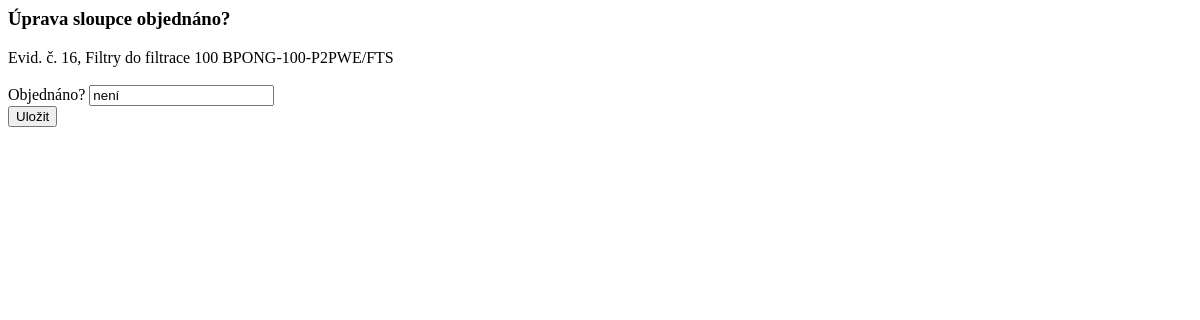
The page /sklad/16/update_objednano/ (signed in) on the database as committed earlier.
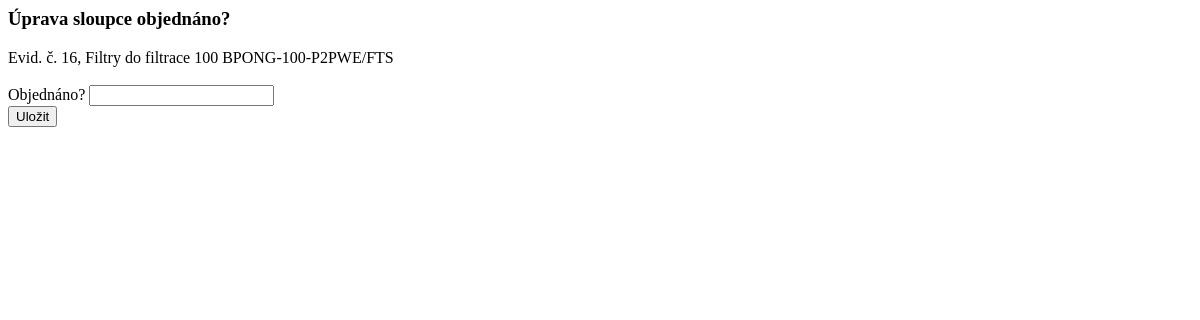
The same page on the database as committed later.
### hpm_sklad/models.py (models this page shows, shortened)
class Sklad(models.Model):
    class Meta:
        ordering = ["-evidencni_cislo"]
        verbose_name_plural = "Skladové položky"
    JEDNOTKY_CHOICES = [
        ('ks', 'kus'),
        ('kg', 'kilogram'),
        ('par', 'pár'),
        ('l', 'litr'),
        ('m', 'metr'),
        ('baleni', 'balení'),
    ]
    evidencni_cislo = models.AutoField(primary_key=True, verbose_name="Evidenční číslo")
    interne_cislo = models.IntegerField(null=True, verbose_name="Číslo karty")
    objednano = models.CharField(max_length=100, null=True, blank=True, verbose_name="Objednáno?")
    nazev_dilu = models.CharField(max_length=100, verbose_name="Název dílu")
    min_mnozstvi_ks = models.PositiveIntegerField(default=0, verbose_name="Minimum")
    mnozstvi = models.PositiveIntegerField(default=0, verbose_name="Množství")
    jednotky = models.CharField(max_length=10, choices=JEDNOTKY_CHOICES, default='ks', verbose_name="Jednotky")
    umisteni = models.CharField(max_length=25, null=True, verbose_name="Umístění")
    dodavatel = models.CharField(max_length=70, null=True, blank=True, verbose_name="Dodavatel")
    datum_nakupu = models.DateField(null=True, blank=True, verbose_name="Datum nákupu")
    cislo_objednavky = models.CharField(max_length=20, null=True, blank=True, verbose_name="Číslo objednávky")
    jednotkova_cena_eur = models.FloatField(default=0.0, validators=[MinValueValidator(0.0)], verbose_name="EUR/jednotka")
    celkova_cena_eur = models.FloatField(default=0.0, validators=[MinValueValidator(0.0)], verbose_name="Celkem EUR")
    poznamka = models.CharField(null=True, blank=True, max_length=200, verbose_name="Poznámka")
    ucetnictvi = models.BooleanField(default=True, verbose_name="Účetnictví")
    kriticky_dil = models.BooleanField(default=False, verbose_name="Kritický díl")
    hsh = models.BooleanField(default=False, verbose_name="HSH")
    tq8 = models.BooleanField(default=False, verbose_name="TQ8")
    tqf_xl1 = models.BooleanField(default=False, verbose_name="TQF XL1")
    tqf_xl2 = models.BooleanField(default=False, verbose_name="TQF XL2")
    dc_xl = models.BooleanField(default=False, verbose_name="DC XL")
    dac_xl1_2 = models.BooleanField(default=False, verbose_name="DAC XL1-2")
    dl_xl = models.BooleanField(default=False, verbose_name="DL XL")
    dac = models.BooleanField(default=False, verbose_name="DAC")
    lac_1 = models.BooleanField(default=False, verbose_name="LAC 1")
    lac_2 = models.BooleanField(default=False, verbose_name="LAC 2")
    ipsen_ene = models.BooleanField(default=False, verbose_name="IPSEN ENE")
    hsh_ene = models.BooleanField(default=False, verbose_name="HSH ENE")
    xl_ene1 = models.BooleanField(default=False, verbose_name="XL ENE1")
    xl_ene2 = models.BooleanField(default=False, verbose_name="XL ENE2")
    ipsen_w = models.BooleanField(default=False, verbose_name="IPSEN W")
    hsh_w = models.BooleanField(default=False, verbose_name="HSH W")
    kw = models.BooleanField(default=False, verbose_name="KW")
    kw1 = models.BooleanField(default=False, verbose_name="KW 1")
    kw2 = models.BooleanField(default=False, verbose_name="KW 2")
    kw3 = models.BooleanField(default=False, verbose_name="KW 3")
    mikrof = models.BooleanField(default=False, verbose_name="MIKROF")
    history = HistoricalRecords()
    def __str__(self):
        return "Evid. č. " + str(self.evidencni_cislo) + ", " + self.nazev_dilu

### hpm_sklad/views.py (the view)
# urls.py: path('sklad/<int:pk>/update_objednano/', views.SkladUpdateObjednanoView.as_view(), name='update_objednano_sklad'),
class SkladUpdateObjednanoView(LoginRequiredMixin, UpdateView):
    model = Sklad
    form_class = SkladUpdateObjednanoForm
    template_name = 'hpm_sklad/update_objednano_sklad.html'
    success_url = "/sklad/"

### hpm_sklad/forms.py
class SkladUpdateObjednanoForm(forms.ModelForm):
    class Meta:
        model = Sklad
        fields = ["objednano", ]
    def __init__(self, *args, **kwargs):
        super(SkladUpdateObjednanoForm, self).__init__(*args, **kwargs)
        self.helper = FormHelper(self)
        self.helper.form_class = 'form-grid'  # Přiřazení CSS třídy pro grid layout
        self.helper.form_method = 'post'
        self.helper.layout = Layout(
            Div(Field(self.Meta.fields[0]), css_class='form-column'),
            Submit('submit', 'Uložit', css_class="nav-item"),
            )

### hpm_sklad/templates/hpm_sklad/update_objednano_sklad.html (shortened to what this page needs)
{% load static %}
{% load crispy_forms_tags %}
<h3>Úprava sloupce objednáno?</h3>
{{ object|truncatechars:70 }} <br><br>
<form method="post" action="{% url 'update_objednano_sklad' object.pk %}">
    {% crispy form %}
</form>

Rows that differ between the two databases and show on the page:
changed Sklad "Evid. č. 16, Filtry do filtrace 100 BPONG-100-P2PWE/FTS": objednano "není" → (not shown)
